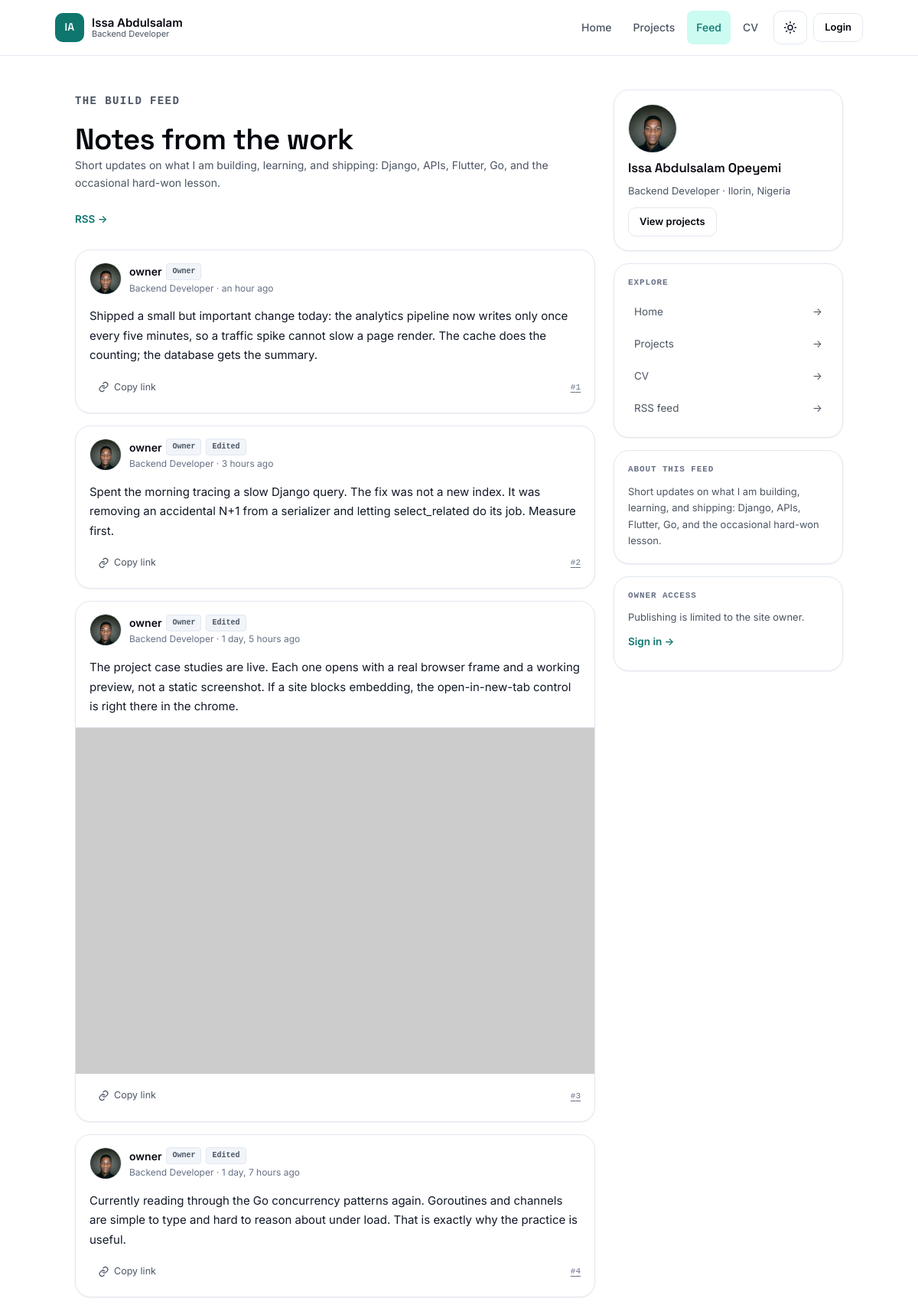
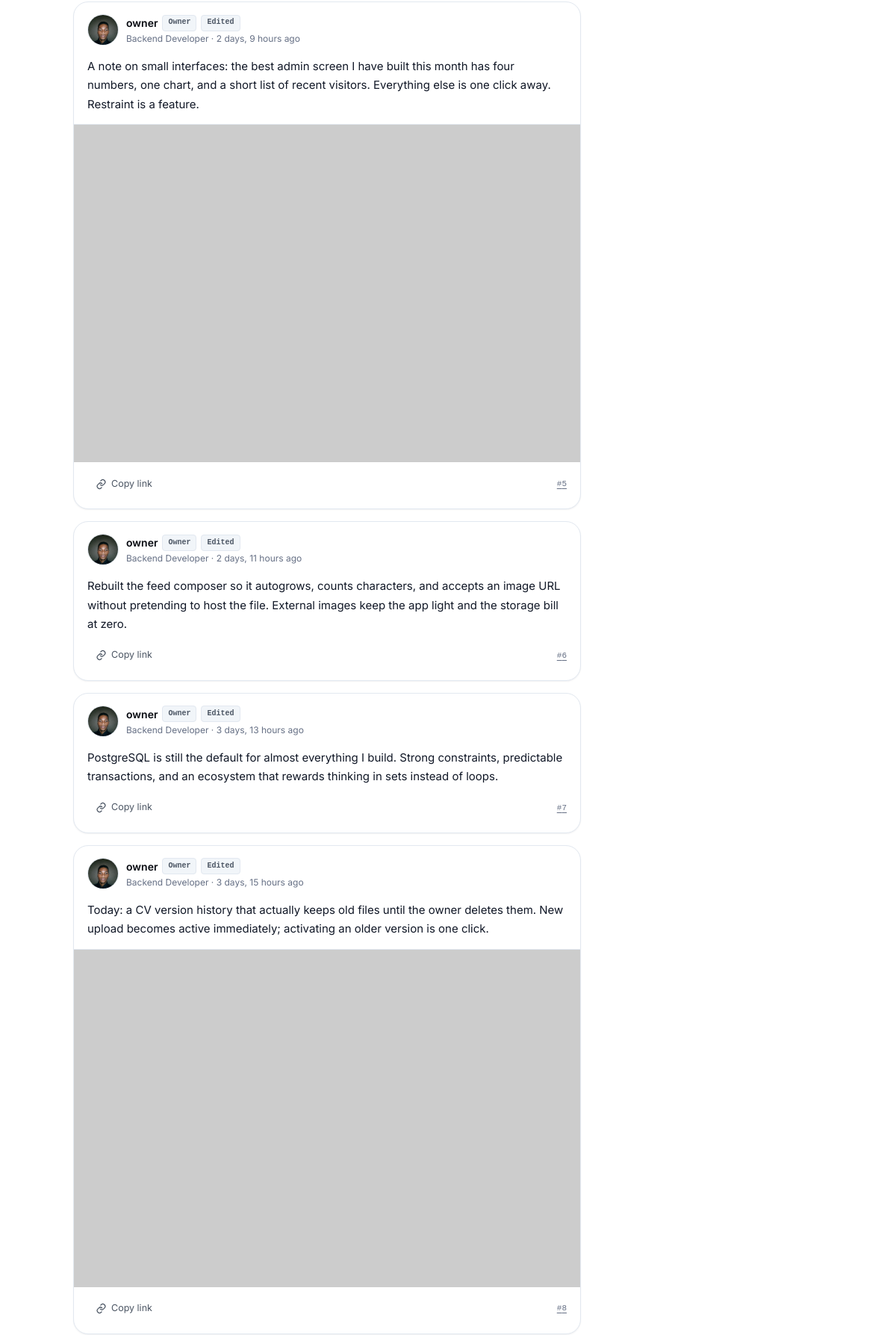
/feed/ (upper part), run on the app's committed database (2 pictures, top to bottom).
### portfolio/models.py (models this page shows, shortened)
class FeedPost(models.Model):
    author = models.ForeignKey(
        settings.AUTH_USER_MODEL,
        on_delete=models.CASCADE,
        related_name="feed_posts",
    )
    content = models.TextField()
    image_url = models.URLField(
        max_length=500,
        blank=True,
        help_text="Optional external image URL. Images are never uploaded here.",
    )
    is_published = models.BooleanField(default=True)
    created_at = models.DateTimeField(auto_now_add=True, db_index=True)
    updated_at = models.DateTimeField(auto_now=True)
    class Meta:
        ordering = ["-created_at"]
        indexes = [models.Index(fields=["-created_at"], name="feed_created_idx")]
    @property
    def excerpt(self):
        text = " ".join(self.content.split())
        return f"{text[:140]}..." if len(text) > 140 else text
    @property
    def was_edited(self):
        return (self.updated_at - self.created_at).total_seconds() > 60

### portfolio/views.py (the view)
# urls.py: path("feed/", views.feed, name="feed"),
def feed(request):
    return render(request, "portfolio/feed.html", _feed_context(request))

### portfolio/analytics.py (called while the page is built)
def is_trackable(path: str, user_agent: str = "") -> bool:
    if not path or not path.startswith("/"):
        return False
    if path in EXCLUDED_EXACT:
        return False
    if path.startswith(EXCLUDED_PREFIXES):
        return False
    if path.lower().endswith(EXCLUDED_SUFFIXES):
        return False
    if user_agent and BOT_RE.search(user_agent):
        return False
    return True

def make_visitor_hash(raw_id: str) -> str:
    return hashlib.sha256(
        f"{raw_id}:{settings.SECRET_KEY}".encode("utf-8")
    ).hexdigest()[:20]

def _today_key() -> str:
    return timezone.localdate().isoformat()

def _views_key(day: str, path: str) -> str:
    return f"{CACHE_PREFIX}:views:{day}:{path}"

def _paths_key(day: str) -> str:
    return f"{CACHE_PREFIX}:paths:{day}"

def _visitors_key(day: str) -> str:
    return f"{CACHE_PREFIX}:visitors:{day}"

def _increment(key: str, amount: int = 1) -> None:
    if cache.add(key, amount, timeout=CACHE_TIMEOUT):
        return
    try:
        cache.incr(key, amount)
    except ValueError:
        cache.set(key, amount, timeout=CACHE_TIMEOUT)

def _add_to_registry(key: str, value: str) -> None:
    values = cache.get(key) or []
    if value not in values:
        values.append(value)
        cache.set(key, values, timeout=CACHE_TIMEOUT)

### portfolio/views.py (called while the page is built)
def _feed_context(request, form=None):
    posts = FeedPost.objects.filter(is_published=True).select_related("author")
    paginator = Paginator(posts, 10)
    page_obj = paginator.get_page(request.GET.get("page"))
    return {
        "page_obj": page_obj,
        "posts": page_obj.object_list,
        "form": form or FeedPostForm(),
        "post_count": posts.count(),
    }

### portfolio/templates/portfolio/feed.html (shortened to what this page needs)
{% extends "base/base_template.html" %}
{% load static humanize %}
{% block content %}
<div class="container">
  <div class="feed-shell">
    <div class="feed-main">
      <header class="feed-title">
        <div>
          <p class="eyebrow">The build feed</p>
          <h1>Notes from the work</h1>
          <p>{{ site.feed_description }}</p>
        </div>
        <a class="text-link" href="{% url 'portfolio:feed_rss' %}">RSS &rarr;</a>
      </header>
      {% if posts %}
        {% for post in posts %}
          {% include "portfolio/partials/feed_post.html" with post=post %}
        {% endfor %}
      {% endif %}
    </div>
    <aside class="feed-rail" aria-label="About this feed">
      <div class="rail-card rail-profile">
        <img class="avatar avatar-lg" src="{% static 'portfolio/images/profile.jpg' %}" alt="Portrait of {{ site.full_name }}" width="64" height="64">
        <h2>{{ site.full_name }}</h2>
        <p>{{ site.role_title }} &middot; {{ site.location }}</p>
        <a class="btn btn-small" href="{% url 'portfolio:projects' %}">View projects</a>
      </div>
      <div class="rail-card">
        <h2>Explore</h2>
        <ul class="rail-links">
          <li><a href="{% url 'portfolio:home' %}">Home <span aria-hidden="true">&rarr;</span></a></li>
          <li><a href="{% url 'portfolio:projects' %}">Projects <span aria-hidden="true">&rarr;</span></a></li>
          <li><a href="{% url 'portfolio:cv' %}">CV <span aria-hidden="true">&rarr;</span></a></li>
          <li><a href="{% url 'portfolio:feed_rss' %}">RSS feed <span aria-hidden="true">&rarr;</span></a></li>
        </ul>
      </div>
      <div class="rail-card">
        <h2>About this feed</h2>
        <p class="rail-note">{{ site.feed_description }}</p>
      </div>
      {% if not request.user.is_staff %}
      <div class="rail-card">
        <h2>Owner access</h2>
        <p class="rail-note">Publishing is limited to the site owner.</p>
        <a class="text-link" href="{% url 'portfolio:login' %}">Sign in &rarr;</a>
      </div>
      {% endif %}
    </aside>
  </div>
</div>
{% endblock %}

### portfolio/templates/portfolio/partials/feed_post.html (shortened to what this page needs)
{% load static humanize %}
<article class="post-card" id="post-{{ post.pk }}">
  <div class="post-head">
    <img class="avatar" src="{% static 'portfolio/images/profile.jpg' %}" alt="" width="42" height="42">
    <div class="post-author">
      <div class="post-author-name">
        {{ post.author.get_full_name|default:post.author.username }}
        <span class="badge">Owner</span>
        {% if post.was_edited %}<span class="badge">Edited</span>{% endif %}
      </div>
      <div class="post-author-role">{{ site.role_title }} &middot; {{ post.created_at|naturaltime }}</div>
    </div>
  </div>
  <div class="post-content">{{ post.content|linebreaks }}</div>
  {% if post.image_url %}
  <div class="post-media">
    <img src="{{ post.image_url }}" alt="Image attached to a feed post from {{ post.created_at|date:'d M Y' }}" loading="lazy" data-hide-on-error>
  </div>
  {% endif %}
  <div class="post-footer">
    <div class="post-actions">
      <button class="post-action" type="button" data-copy-link="{{ site.domain }}{% url 'portfolio:feed' %}#post-{{ post.pk }}">
        <svg viewBox="0 0 24 24" fill="none" stroke="currentColor" stroke-width="2" stroke-linecap="round" stroke-linejoin="round" aria-hidden="true"><path d="M10 13a5 5 0 0 0 7.07 0l2-2a5 5 0 0 0-7.07-7.07l-1.1 1.1"/><path d="M14 11a5 5 0 0 0-7.07 0l-2 2a5 5 0 0 0 7.07 7.07l1.1-1.1"/></svg>
        Copy link
      </button>
    </div>
    <a class="post-permalink" href="{% url 'portfolio:feed' %}#post-{{ post.pk }}">#{{ post.pk }}</a>
  </div>
</article>

### portfolio/static/portfolio/css/styles.css (style rules this page uses)
.text-link { display: inline-flex; align-items: center; gap: 6px; min-height: 40px; color: var(--accent); font-size: 13.5px; font-weight: 600; text-decoration: none; }
.feed-shell { display: grid; gap: 24px; padding-block: clamp(24px, 4vw, 44px) clamp(48px, 8vw, 88px); }
@media (min-width: 1024px) { .feed-shell { grid-template-columns: minmax(0, 680px) minmax(260px, 300px); justify-content: center; align-items: start; } }
.feed-main { display: grid; gap: 16px; min-width: 0; }
.feed-rail { display: grid; gap: 16px; }
.feed-title { display: flex; align-items: flex-end; justify-content: space-between; gap: 16px; flex-wrap: wrap; margin-bottom: 4px; }
.feed-title h1 { font-size: clamp(1.8rem, 4vw, 2.4rem); }
.feed-title p { color: var(--text-muted); font-size: 14px; }
.composer, .post-card, .rail-card { border: 1px solid var(--border); border-radius: var(--radius-lg); background: var(--surface); box-shadow: var(--shadow-sm); }
.avatar { width: 42px; height: 42px; flex: 0 0 42px; border-radius: 50%; object-fit: cover; border: 1px solid var(--border); }
.avatar-lg { width: 64px; height: 64px; flex-basis: 64px; }
.post-card { overflow: visible; }
.post-head { display: flex; align-items: flex-start; gap: 10px; padding: 16px 18px 0; }
.post-author { min-width: 0; flex: 1; }
.post-author-name { display: flex; align-items: center; gap: 6px; flex-wrap: wrap; color: var(--text-strong); font-size: 14px; font-weight: 600; }
.post-author-role { color: var(--text-faint); font-size: 12px; }
.post-content { padding: 14px 18px 0; color: var(--text); font-size: 15px; line-height: 1.7; overflow-wrap: anywhere; }
.post-content p { margin-bottom: 0.7em; }
.post-content p:last-child { margin-bottom: 0; }
.post-media { margin-top: 14px; border-top: 1px solid var(--border); background: var(--surface-2); }
.post-media img { display: block; width: 100%; max-height: 520px; object-fit: cover; }
.post-footer { display: flex; align-items: center; justify-content: space-between; gap: 10px; padding: 10px 18px 14px; }
.post-actions { display: flex; align-items: center; gap: 6px; }
.post-action { display: inline-flex; align-items: center; gap: 6px; min-height: 38px; padding: 0 10px; border: 1px solid transparent; border-radius: 8px; background: transparent; color: var(--text-muted); font-size: 12.5px; cursor: pointer; text-decoration: none; }
.post-action svg { width: 15px; height: 15px; }
.post-permalink { color: var(--text-faint); font-family: var(--font-mono); font-size: 11px; }
.rail-card { padding: 18px; }
.rail-profile { display: grid; gap: 10px; justify-items: start; }
.rail-profile h2 { font-size: 1rem; }
.rail-profile p { color: var(--text-muted); font-size: 13px; }
.rail-card h2 { margin-bottom: 12px; color: var(--text-faint); font-family: var(--font-mono); font-size: 11px; font-weight: 600; letter-spacing: 0.08em; text-transform: uppercase; }
.rail-links { display: grid; gap: 2px; list-style: none; }
.rail-links a { display: flex; align-items: center; justify-content: space-between; min-height: 40px; padding: 0 8px; border-radius: 6px; color: var(--text-muted); font-size: 13.5px; text-decoration: none; }
.rail-note { color: var(--text-muted); font-size: 13px; }
.badge { display: inline-flex; align-items: center; min-height: 22px; padding: 1px 7px; border: 1px solid var(--border); border-radius: 4px; background: var(--surface-2); color: var(--text-muted); font-family: var(--font-mono); font-size: 10px; white-space: nowrap; }
.rail-card.rail-profile h2 { margin-bottom: 0; color: var(--text-strong); font-family: var(--font-display); font-size: 1.05rem; font-weight: 600; letter-spacing: -0.01em; text-transform: none; }

### data on the page
FeedPost: author.get_full_name "owner", role_title "Backend Developer", created_at "an hour ago", content "Shipped a small but important change today: the analytics pipeline now writes only once every five minutes, so a traffic spike cannot slow a page render. The cache does the counting; the database gets the summary.", pk "1"
FeedPost: author.get_full_name "owner", shows "Edited", role_title "Backend Developer", created_at "3 hours ago", content "Spent the morning tracing a slow Django query. The fix was not a new index. It was removing an accidental N+1 from a serializer and letting select_related do its job. Measure first.", pk "2"
FeedPost: author.get_full_name "owner", shows "Edited", role_title "Backend Developer", created_at "1 day, 5 hours ago", content "The project case studies are live. Each one opens with a real browser frame and a working preview, not a static screenshot. If a site blocks embedding, the open-in-new-tab control is right there in the chrome.", pk "3"
FeedPost: author.get_full_name "owner", shows "Edited", role_title "Backend Developer", created_at "1 day, 7 hours ago", content "Currently reading through the Go concurrency patterns again. Goroutines and channels are simple to type and hard to reason about under load. That is exactly why the practice is useful.", pk "4"
FeedPost: author.get_full_name "owner", shows "Edited", role_title "Backend Developer", created_at "2 days, 9 hours ago", content "A note on small interfaces: the best admin screen I have built this month has four numbers, one chart, and a short list of recent visitors. Everything else is one click away. Restraint is a feature.", pk "5"
FeedPost: author.get_full_name "owner", shows "Edited", role_title "Backend Developer", created_at "2 days, 11 hours ago", content "Rebuilt the feed composer so it autogrows, counts characters, and accepts an image URL without pretending to host the file. External images keep the app light and the storage bill at zero.", pk "6"
FeedPost: author.get_full_name "owner", shows "Edited", role_title "Backend Developer", created_at "3 days, 13 hours ago", content "PostgreSQL is still the default for almost everything I build. Strong constraints, predictable transactions, and an ecosystem that rewards thinking in sets instead of loops.", pk "7"
FeedPost: author.get_full_name "owner", shows "Edited", role_title "Backend Developer", created_at "3 days, 15 hours ago", content "Today: a CV version history that actually keeps old files until the owner deletes them. New upload becomes active immediately; activating an older version is one click.", pk "8"

### other printed values
{{ site.short_name }} "Issa Abdulsalam"
{{ site.role_title }} "Backend Developer"
{{ site.feed_description }} "Short updates on what I am building, learning, and shipping: Django, APIs, Flutter, Go, and the occasional hard-won lesson."
{{ site.full_name }} "Issa Abdulsalam Opeyemi"
{{ site.location }} "Ilorin, Nigeria"
